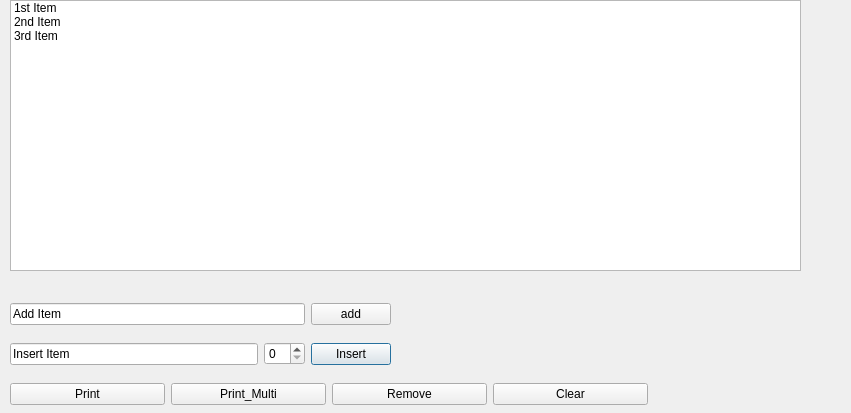
<?xml version="1.0" encoding="UTF-8"?>
<ui version="4.0">
 <class>Dialog</class>
 <widget class="QDialog" name="Dialog">
  <property name="geometry">
   <rect>
    <x>0</x>
    <y>0</y>
    <width>851</width>
    <height>413</height>
   </rect>
  </property>
  <property name="windowTitle">
   <string>Dialog</string>
  </property>
  <widget class="QListWidget" name="listWidget_Test">
   <property name="geometry">
    <rect>
     <x>10</x>
     <y>0</y>
     <width>791</width>
     <height>271</height>
    </rect>
   </property>
   <property name="mouseTracking">
    <bool>false</bool>
   </property>
   <property name="frameShape">
    <enum>QFrame::StyledPanel</enum>
   </property>
   <property name="midLineWidth">
    <number>0</number>
   </property>
   <property name="autoScroll">
    <bool>false</bool>
   </property>
   <property name="showDropIndicator" stdset="0">
    <bool>false</bool>
   </property>
   <property name="dragEnabled">
    <bool>false</bool>
   </property>
   <property name="dragDropMode">
    <enum>QAbstractItemView::NoDragDrop</enum>
   </property>
   <property name="defaultDropAction">
    <enum>Qt::MoveAction</enum>
   </property>
   <property name="alternatingRowColors">
    <bool>false</bool>
   </property>
   <property name="selectionMode">
    <enum>QAbstractItemView::MultiSelection</enum>
   </property>
   <property name="viewMode">
    <enum>QListView::ListMode</enum>
   </property>
   <property name="wordWrap">
    <bool>false</bool>
   </property>
   <item>
    <property name="text">
     <string>1st Item</string>
    </property>
   </item>
   <item>
    <property name="text">
     <string>2nd Item</string>
    </property>
   </item>
   <item>
    <property name="text">
     <string>3rd Item</string>
    </property>
   </item>
  </widget>
  <widget class="QWidget" name="layoutWidget">
   <property name="geometry">
    <rect>
     <x>10</x>
     <y>330</y>
     <width>381</width>
     <height>48</height>
    </rect>
   </property>
   <layout class="QHBoxLayout" name="horizontalLayout_2">
    <item>
     <widget class="QLineEdit" name="line_insertItem">
      <property name="text">
       <string>Insert Item</string>
      </property>
     </widget>
    </item>
    <item>
     <widget class="QSpinBox" name="spin_insertRow"/>
    </item>
    <item>
     <widget class="QPushButton" name="btn_insertItem">
      <property name="text">
       <string>Insert</string>
      </property>
     </widget>
    </item>
   </layout>
  </widget>
  <widget class="QWidget" name="layoutWidget">
   <property name="geometry">
    <rect>
     <x>10</x>
     <y>290</y>
     <width>381</width>
     <height>48</height>
    </rect>
   </property>
   <layout class="QHBoxLayout" name="horizontalLayout">
    <item>
     <widget class="QLineEdit" name="line_addItem">
      <property name="text">
       <string>Add Item</string>
      </property>
     </widget>
    </item>
    <item>
     <widget class="QPushButton" name="btn_addItem">
      <property name="text">
       <string>add</string>
      </property>
     </widget>
    </item>
   </layout>
  </widget>
  <widget class="QWidget" name="layoutWidget">
   <property name="geometry">
    <rect>
     <x>10</x>
     <y>370</y>
     <width>638</width>
     <height>48</height>
    </rect>
   </property>
   <layout class="QHBoxLayout" name="horizontalLayout_3">
    <item>
     <widget class="QPushButton" name="btn_printItem">
      <property name="text">
       <string>Print</string>
      </property>
     </widget>
    </item>
    <item>
     <widget class="QPushButton" name="btn_printMultiItems">
      <property name="text">
       <string>Print_Multi</string>
      </property>
     </widget>
    </item>
    <item>
     <widget class="QPushButton" name="btn_removeItem">
      <property name="text">
       <string>Remove</string>
      </property>
     </widget>
    </item>
    <item>
     <widget class="QPushButton" name="btn_clearItem">
      <property name="text">
       <string>Clear</string>
      </property>
     </widget>
    </item>
   </layout>
  </widget>
 </widget>
 <resources/>
 <connections/>
</ui>
